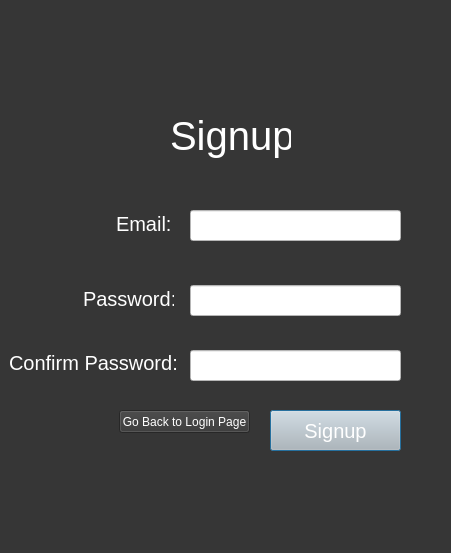
<?xml version="1.0" encoding="UTF-8"?>
<ui version="4.0">
 <class>SignupUI</class>
 <widget class="QDialog" name="SignupUI">
  <property name="geometry">
   <rect>
    <x>0</x>
    <y>0</y>
    <width>451</width>
    <height>553</height>
   </rect>
  </property>
  <property name="windowTitle">
   <string>Dialog</string>
  </property>
  <property name="styleSheet">
   <string notr="true">background-color: rgb(54, 54, 54)</string>
  </property>
  <widget class="QLabel" name="signup">
   <property name="geometry">
    <rect>
     <x>170</x>
     <y>100</y>
     <width>121</width>
     <height>71</height>
    </rect>
   </property>
   <property name="styleSheet">
    <string notr="true">font-size: 30pt; color:rgb(255, 255, 255)</string>
   </property>
   <property name="text">
    <string>Signup</string>
   </property>
  </widget>
  <widget class="QLabel" name="email">
   <property name="geometry">
    <rect>
     <x>116</x>
     <y>203</y>
     <width>61</width>
     <height>41</height>
    </rect>
   </property>
   <property name="styleSheet">
    <string notr="true">font-size: 15pt; color: rgb(255, 255, 255)</string>
   </property>
   <property name="text">
    <string>Email:</string>
   </property>
  </widget>
  <widget class="QLabel" name="password">
   <property name="geometry">
    <rect>
     <x>83</x>
     <y>278</y>
     <width>91</width>
     <height>41</height>
    </rect>
   </property>
   <property name="styleSheet">
    <string notr="true">font-size: 15pt; color: rgb(255, 255, 255)</string>
   </property>
   <property name="text">
    <string>Password:</string>
   </property>
  </widget>
  <widget class="QLineEdit" name="email_textbox">
   <property name="geometry">
    <rect>
     <x>190</x>
     <y>210</y>
     <width>211</width>
     <height>31</height>
    </rect>
   </property>
   <property name="styleSheet">
    <string notr="true">color:rgb(0, 0, 0);
background-color: rgb(255, 255, 255);</string>
   </property>
   <property name="text">
    <string/>
   </property>
  </widget>
  <widget class="QLineEdit" name="password_textbox">
   <property name="geometry">
    <rect>
     <x>190</x>
     <y>285</y>
     <width>211</width>
     <height>31</height>
    </rect>
   </property>
   <property name="styleSheet">
    <string notr="true">background-color: rgb(255, 255, 255);</string>
   </property>
  </widget>
  <widget class="QPushButton" name="signup_button">
   <property name="geometry">
    <rect>
     <x>270</x>
     <y>410</y>
     <width>131</width>
     <height>41</height>
    </rect>
   </property>
   <property name="styleSheet">
    <string notr="true">font-size: 15pt;
color: rgb(255, 255, 255);
background-color: rgb(189, 189, 189);
</string>
   </property>
   <property name="text">
    <string>Signup</string>
   </property>
  </widget>
  <widget class="QLabel" name="confirmpassword">
   <property name="geometry">
    <rect>
     <x>9</x>
     <y>352</y>
     <width>171</width>
     <height>21</height>
    </rect>
   </property>
   <property name="styleSheet">
    <string notr="true">font-size: 15pt; color: rgb(255, 255, 255)</string>
   </property>
   <property name="text">
    <string>Confirm Password:</string>
   </property>
  </widget>
  <widget class="QLineEdit" name="confirmpass_textbox">
   <property name="geometry">
    <rect>
     <x>190</x>
     <y>350</y>
     <width>211</width>
     <height>31</height>
    </rect>
   </property>
   <property name="styleSheet">
    <string notr="true">background-color: rgb(255, 255, 255);</string>
   </property>
  </widget>
  <widget class="QPushButton" name="backtologin">
   <property name="geometry">
    <rect>
     <x>119</x>
     <y>410</y>
     <width>131</width>
     <height>23</height>
    </rect>
   </property>
   <property name="styleSheet">
    <string notr="true">color: rgb(255, 255, 255);</string>
   </property>
   <property name="text">
    <string>Go Back to Login Page</string>
   </property>
  </widget>
 </widget>
 <resources/>
 <connections/>
</ui>
